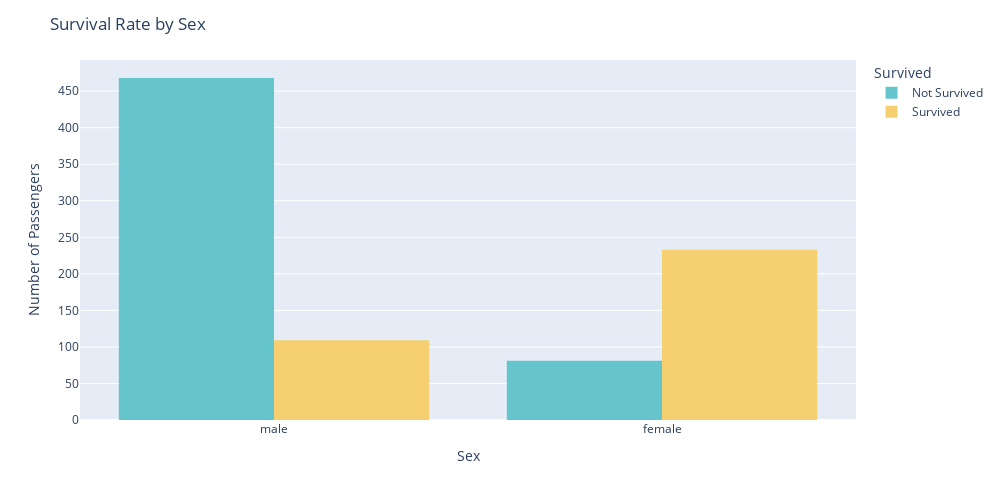

Notebook code cell kept with this figure:
### Code cell
fig = px.histogram(df,x="Sex",color="Survived",  barmode="group",  color_discrete_sequence=px.colors.qualitative.Pastel)
fig.update_layout(title="Survival Rate by Sex",xaxis_title="Sex",yaxis_title="Number of Passengers",legend_title_text="Survived",width=1000,height=500)
fig.for_each_trace(lambda t: t.update(name="Not Survived" if t.name == "0" else "Survived"))
fig.show()

### Figure 1 — Plotly figure (JSON) as saved in the notebook; plotly's stock layout.template omitted (floating-point values rounded to 4 significant figures; data arrays with more than 128 entries replaced by an {"elided": "..."} marker saying what was removed)
{"data": [{"alignmentgroup": "True", "bingroup": "x", "hovertemplate": "Survived=0<br>Sex=%{x}<br>count=%{y}<extra></extra>", "legendgroup": "0", "marker": {"color": "rgb(102, 197, 204)", "pattern": {"shape": ""}}, "name": "Not Survived", "offsetgroup": "0", "orientation": "v", "showlegend": true, "type": "histogram", "x": {"elided": "549 str values"}, "xaxis": "x", "yaxis": "y"}, {"alignmentgroup": "True", "bingroup": "x", "hovertemplate": "Survived=1<br>Sex=%{x}<br>count=%{y}<extra></extra>", "legendgroup": "1", "marker": {"color": "rgb(246, 207, 113)", "pattern": {"shape": ""}}, "name": "Survived", "offsetgroup": "1", "orientation": "v", "showlegend": true, "type": "histogram", "x": {"elided": "342 str values"}, "xaxis": "x", "yaxis": "y"}], "layout": {"barmode": "group", "height": 500, "legend": {"title": {"text": "Survived"}, "tracegroupgap": 0}, "margin": {"t": 60}, "title": {"text": "Survival Rate by Sex"}, "width": 1000, "xaxis": {"anchor": "y", "domain": [0, 1], "title": {"text": "Sex"}}, "yaxis": {"anchor": "x", "domain": [0, 1], "title": {"text": "Number of Passengers"}}}}
